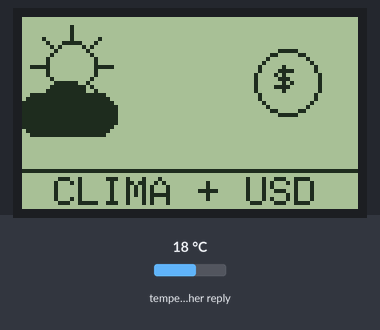
Simulated run of this sketch. Board: ESP32. Parts: 84×48 one-colour display. Inputs (shaded band) come from the test bench; at power-on: temperature in the weather reply 18 °C. WiFi joins after 1.5 s; servers stay silent unless stated; the local clock reads 2024-03-15 10:24:30 at power-on unless the sketch sets it; web services answer with replies made up by the test bench; what the sketch prints to the serial monitor is not drawn.

Above: at 1.6 s.
At 6.6 s:
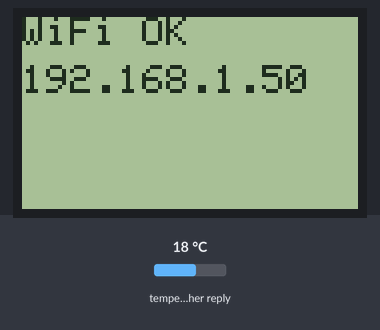
At 8.5 s:
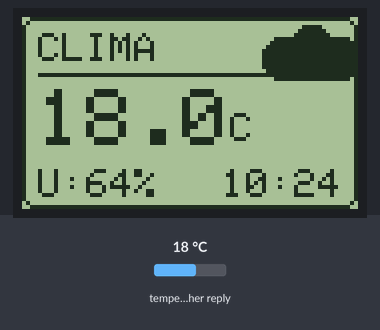
At 20.6 s:
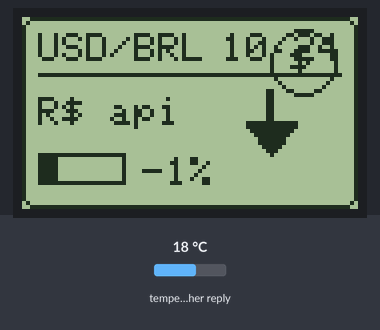
At 32.6 s:
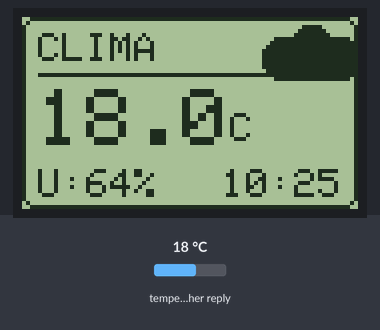
At 36.6 s:
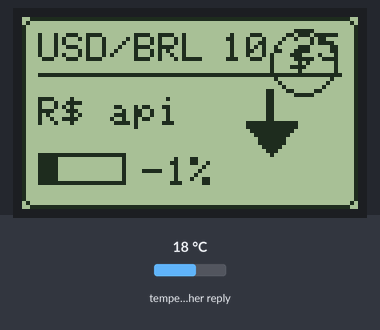

Measured:
- what the display in image 0 shows lasts 2.5 s, from 1.6 s to 4.1 s
- what the display in image 1 shows lasts 1.9 s, from 6.6 s to 8.5 s
- what the display in image 2 shows lasts 4.0 s, from 8.5 s to 12.5 s

The sketch:

esp32_oled_weather.ino
```cpp
#include <WiFi.h>
#include <HTTPClient.h>
#include <ArduinoJson.h>
#include <Adafruit_GFX.h>
#include <Adafruit_PCD8544.h>
#include <time.h>

// Nokia 5110
// Ordem: CLK, DIN, D/C, CE, RST
Adafruit_PCD8544 display = Adafruit_PCD8544(18, 23, 17, 5, 16);

const char* ssid = "SEU_WIFI";
const char* password = "SUA_SENHA";
const char* weatherApiKey = "SUA_API_KEY";

String lat = "-27.6956";
String lon = "-48.4911";

String temperatura = "--";
String umidade = "--";
String climaMain = "--";
String dolar = "--";
String variacao = "--";

unsigned long lastUpdate = 0;
const unsigned long intervaloAPI = 600000; // 10 min

void drawSun(int x, int y) {
  display.drawCircle(x, y, 6, BLACK);
  display.drawLine(x, y - 10, x, y - 7, BLACK);
  display.drawLine(x, y + 7, x, y + 10, BLACK);
  display.drawLine(x - 10, y, x - 7, y, BLACK);
  display.drawLine(x + 7, y, x + 10, y, BLACK);
  display.drawLine(x - 7, y - 7, x - 5, y - 5, BLACK);
  display.drawLine(x + 7, y - 7, x + 5, y - 5, BLACK);
  display.drawLine(x - 7, y + 7, x - 5, y + 5, BLACK);
  display.drawLine(x + 7, y + 7, x + 5, y + 5, BLACK);
}

void drawCloud(int x, int y) {
  display.fillCircle(x, y, 5, BLACK);
  display.fillCircle(x + 7, y - 2, 6, BLACK);
  display.fillCircle(x + 14, y, 5, BLACK);
  display.fillRect(x, y, 14, 6, BLACK);
}

void drawRain(int x, int y) {
  drawCloud(x, y);
  display.drawLine(x + 2, y + 10, x, y + 15, BLACK);
  display.drawLine(x + 8, y + 10, x + 6, y + 15, BLACK);
  display.drawLine(x + 14, y + 10, x + 12, y + 15, BLACK);
}

void drawStorm(int x, int y) {
  drawCloud(x, y);
  display.drawLine(x + 8, y + 8, x + 4, y + 15, BLACK);
  display.drawLine(x + 4, y + 15, x + 9, y + 15, BLACK);
  display.drawLine(x + 9, y + 15, x + 6, y + 21, BLACK);
}

void drawMist(int x, int y) {
  display.drawLine(x, y, x + 18, y, BLACK);
  display.drawLine(x + 2, y + 4, x + 20, y + 4, BLACK);
  display.drawLine(x, y + 8, x + 18, y + 8, BLACK);
}

void drawDollarIcon(int x, int y) {
  display.drawCircle(x + 8, y + 8, 8, BLACK);
  display.setTextSize(1);
  display.setTextColor(BLACK);
  display.setCursor(x + 5, y + 4);
  display.print("$");
}

void drawArrowUp(int x, int y) {
  display.fillTriangle(x, y + 8, x + 6, y, x + 12, y + 8, BLACK);
  display.fillRect(x + 5, y + 8, 2, 8, BLACK);
}

void drawArrowDown(int x, int y) {
  display.fillTriangle(x, y + 8, x + 12, y + 8, x + 6, y + 16, BLACK);
  display.fillRect(x + 5, y, 2, 8, BLACK);
}

String horaAtual() {
  struct tm timeinfo;
  if (!getLocalTime(&timeinfo)) {
    return "--:--";
  }

  char horaStr[6];
  strftime(horaStr, sizeof(horaStr), "%H:%M", &timeinfo);
  return String(horaStr);
}

void configurarRelogio() {
  configTime(-3 * 3600, 0, "pool.ntp.org", "time.nist.gov");
}

void splashScreen() {
  display.clearDisplay();

  drawSun(12, 12);
  drawCloud(4, 24);
  drawDollarIcon(58, 8);

  display.drawLine(0, 38, 83, 38, BLACK);

  display.setTextSize(1);
  display.setTextColor(BLACK);
  display.setCursor(8, 40);
  display.print("CLIMA + USD");

  display.display();
}

void telaMensagem(String l1, String l2 = "", String l3 = "") {
  display.clearDisplay();
  display.setTextSize(1);
  display.setTextColor(BLACK);

  display.setCursor(0, 0);
  display.println(l1);

  if (l2.length()) {
    display.setCursor(0, 12);
    display.println(l2);
  }

  if (l3.length()) {
    display.setCursor(0, 24);
    display.println(l3);
  }

  display.display();
}

void conectarWiFi() {
  telaMensagem("Conectando", "WiFi...");
  Serial.println();
  Serial.print("Conectando em: ");
  Serial.println(ssid);

  WiFi.mode(WIFI_STA);
  WiFi.disconnect(true, true);
  delay(1000);
  WiFi.begin(ssid, password);

  int tentativas = 0;
  while (WiFi.status() != WL_CONNECTED && tentativas < 30) {
    delay(500);
    Serial.print(".");
    tentativas++;
  }

  Serial.println();

  if (WiFi.status() == WL_CONNECTED) {
    Serial.println("WiFi conectado");
    Serial.print("IP local: ");
    Serial.println(WiFi.localIP());
    telaMensagem("WiFi OK", WiFi.localIP().toString());
    delay(1500);
  } else {
    Serial.println("Falha WiFi");
    telaMensagem("Falha WiFi", "Verifique", "SSID/senha");
    delay(2000);
  }
}

void obterClima() {
  if (WiFi.status() == WL_CONNECTED) {
    HTTPClient http;
    String url = "https://api.openweathermap.org/data/2.5/weather?lat=" + lat +
                 "&lon=" + lon +
                 "&appid=" + weatherApiKey +
                 "&units=metric&lang=pt_br";

    http.begin(url);
    int httpCode = http.GET();
    Serial.print("HTTP clima: ");
    Serial.println(httpCode);

    if (httpCode == 200) {
      String payload = http.getString();
      DynamicJsonDocument doc(4096);
      DeserializationError error = deserializeJson(doc, payload);

      if (!error) {
        temperatura = String(doc["main"]["temp"].as<float>(), 1);
        umidade = String(doc["main"]["humidity"].as<int>());
        climaMain = doc["weather"][0]["main"].as<String>();
      } else {
        temperatura = "json";
        umidade = "erro";
        climaMain = "Err";
      }
    } else {
      temperatura = "api";
      umidade = String(httpCode);
      climaMain = "Err";
    }

    http.end();
  } else {
    temperatura = "sem";
    umidade = "wifi";
    climaMain = "Off";
  }
}

void obterDolar() {
  if (WiFi.status() == WL_CONNECTED) {
    HTTPClient http;
    String url = "https://economia.awesomeapi.com.br/json/last/USD-BRL";

    http.begin(url);
    int httpCode = http.GET();
    Serial.print("HTTP dolar: ");
    Serial.println(httpCode);

    if (httpCode == 200) {
      String payload = http.getString();
      DynamicJsonDocument doc(2048);
      DeserializationError error = deserializeJson(doc, payload);

      if (!error) {
        dolar = doc["USDBRL"]["bid"].as<String>();
        variacao = String(doc["USDBRL"]["pctChange"].as<float>(), 2);
      } else {
        dolar = "json";
        variacao = "erro";
      }
    } else {
      dolar = "api";
      variacao = String(httpCode);
    }

    http.end();
  } else {
    dolar = "sem";
    variacao = "wifi";
  }
}

void desenharIconeClima(int x, int y, String cond) {
  if (cond == "Clear") {
    drawSun(x, y);
  } else if (cond == "Clouds") {
    drawCloud(x, y);
  } else if (cond == "Rain" || cond == "Drizzle") {
    drawRain(x, y);
  } else if (cond == "Thunderstorm") {
    drawStorm(x, y);
  } else if (cond == "Mist" || cond == "Fog" || cond == "Haze" || cond == "Smoke") {
    drawMist(x, y);
  } else {
    drawCloud(x, y);
  }
}

void telaClimaBonita() {
  display.clearDisplay();

  display.drawRoundRect(0, 0, 84, 48, 3, BLACK);
  desenharIconeClima(65, 10, climaMain);

  display.setTextSize(1);
  display.setTextColor(BLACK);
  display.setCursor(4, 4);
  display.print("CLIMA");

  display.drawLine(4, 14, 79, 14, BLACK);

  display.setTextSize(2);
  display.setCursor(4, 18);
  display.print(temperatura);

  display.setTextSize(1);
  display.setCursor(52, 24);
  display.print("C");

  display.setCursor(4, 38);
  display.print("U:");
  display.print(umidade);
  display.print("% ");

  display.setCursor(50, 38);
  display.print(horaAtual());

  display.display();
}

void telaDolarBonita() {
  display.clearDisplay();

  display.drawRoundRect(0, 0, 84, 48, 3, BLACK);
  drawDollarIcon(62, 3);

  display.setTextSize(1);
  display.setTextColor(BLACK);
  display.setCursor(4, 4);
  display.print("USD/BRL");

  display.drawLine(4, 14, 79, 14, BLACK);

  display.setCursor(4, 20);
  display.print("R$ ");
  display.print(dolar);

  float varf = variacao.toFloat();

  if (varf > 0) {
    drawArrowUp(56, 18);
  } else if (varf < 0) {
    drawArrowDown(56, 18);
  }

  float intensidade = abs(varf);
  if (intensidade > 5.0) intensidade = 5.0;

  int larguraBarra = (int)(intensidade * 4.0);

  display.drawRect(4, 34, 22, 8, BLACK);
  display.fillRect(5, 35, larguraBarra, 6, BLACK);

  display.setCursor(30, 35);
  display.print(variacao);
  display.print("%");

  display.setCursor(50, 4);
  display.print(horaAtual());

  display.display();
}

void setup() {
  Serial.begin(115200);
  delay(1500);

  display.begin();
  display.setContrast(60);
  display.clearDisplay();
  display.display();

  splashScreen();
  delay(2500);

  conectarWiFi();
  configurarRelogio();
  obterClima();
  obterDolar();
  lastUpdate = millis();
}

void loop() {
  if (WiFi.status() != WL_CONNECTED) {
    conectarWiFi();
    configurarRelogio();
  }

  if (millis() - lastUpdate > intervaloAPI) {
    obterClima();
    obterDolar();
    lastUpdate = millis();
  }

  telaClimaBonita();
  delay(4000);

  telaDolarBonita();
  delay(4000);
}
```
